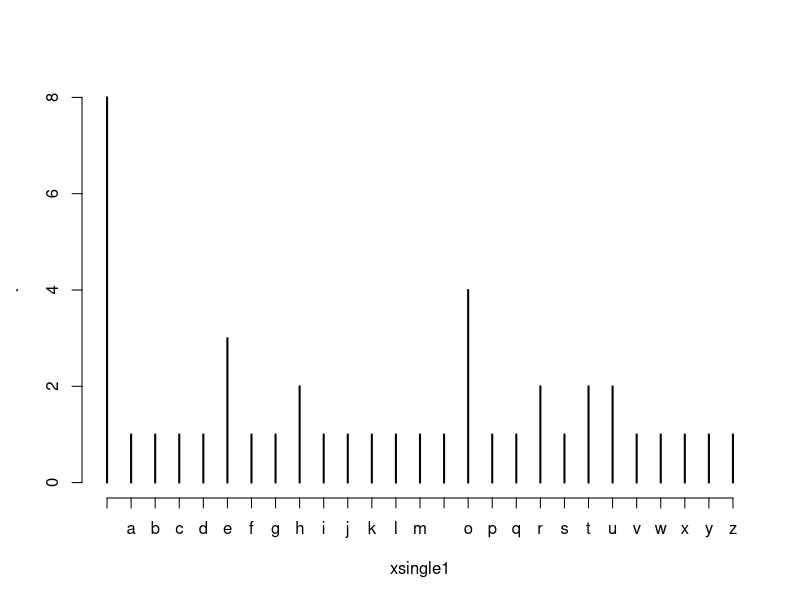

Source code (R):
dtf <- read.csv("data/student_names.csv")


library(dplyr)
y <- dtf$Name %>% 
    nchar() %>%
    which.max() %>%
    dtf$Name[.]

x <- "The quick brown fox jumps over the lazy dog"
xlower <- tolower(x)
dtf$pro <- toupper(dtf$Prgrm)

xsingle <- strsplit(xlower, " ") %>% 
    print()
xsingle1 <- strsplit(xlower, "") %>%
    print()
xsingle1 <- xsingle1[[1]]
xsingle[[1]][2]

table(xsingle1) %>%
    plot()

length(table(xsingle1))
duplicated(xsingle1)
unique(xsingle1)

family_name <- dtf$Name %>% 
    strsplit(" ") %>%
    sapply(tail, 2) %>%
    print()

library(tidyr)
separate(dtf, col = Name,
         into = c("GivenName", "LastName"),
         sep = " ")
x
substr(x, 13, 15)
paste(x, ".", sep = " ")
paste0(x, ".")

paste(dtf$Name, collapse = "-")






